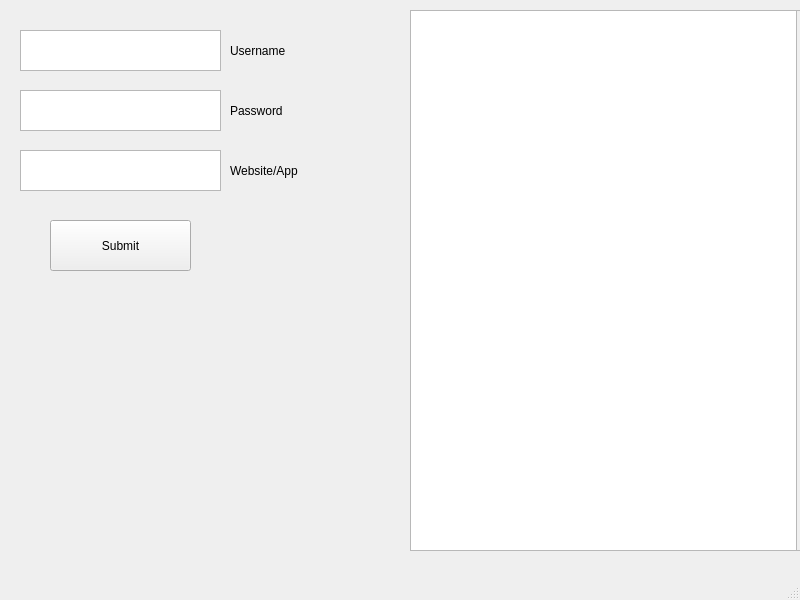
<?xml version="1.0" encoding="UTF-8"?>
<ui version="4.0">
 <class>MainWindow</class>
 <widget class="QMainWindow" name="MainWindow">
  <property name="geometry">
   <rect>
    <x>0</x>
    <y>0</y>
    <width>800</width>
    <height>600</height>
   </rect>
  </property>
  <property name="windowTitle">
   <string>MainWindow</string>
  </property>
  <widget class="QWidget" name="centralwidget">
   <widget class="QScrollArea" name="scrollArea">
    <property name="geometry">
     <rect>
      <x>410</x>
      <y>10</y>
      <width>401</width>
      <height>541</height>
     </rect>
    </property>
    <property name="widgetResizable">
     <bool>true</bool>
    </property>
    <widget class="QWidget" name="scrollAreaWidgetContents">
     <property name="geometry">
      <rect>
       <x>0</x>
       <y>0</y>
       <width>399</width>
       <height>539</height>
      </rect>
     </property>
     <widget class="QTextBrowser" name="textBrowser">
      <property name="geometry">
       <rect>
        <x>-5</x>
        <y>-9</y>
        <width>391</width>
        <height>551</height>
       </rect>
      </property>
     </widget>
    </widget>
   </widget>
   <widget class="QTextEdit" name="usernameEdit">
    <property name="geometry">
     <rect>
      <x>20</x>
      <y>30</y>
      <width>201</width>
      <height>41</height>
     </rect>
    </property>
   </widget>
   <widget class="QTextEdit" name="websiteEdit">
    <property name="geometry">
     <rect>
      <x>20</x>
      <y>150</y>
      <width>201</width>
      <height>41</height>
     </rect>
    </property>
   </widget>
   <widget class="QTextEdit" name="passwordEdit">
    <property name="geometry">
     <rect>
      <x>20</x>
      <y>90</y>
      <width>201</width>
      <height>41</height>
     </rect>
    </property>
   </widget>
   <widget class="QPushButton" name="submitButton">
    <property name="geometry">
     <rect>
      <x>50</x>
      <y>220</y>
      <width>141</width>
      <height>51</height>
     </rect>
    </property>
    <property name="text">
     <string>Submit</string>
    </property>
   </widget>
   <widget class="QLabel" name="username">
    <property name="geometry">
     <rect>
      <x>230</x>
      <y>40</y>
      <width>71</width>
      <height>21</height>
     </rect>
    </property>
    <property name="text">
     <string>Username</string>
    </property>
   </widget>
   <widget class="QLabel" name="password">
    <property name="geometry">
     <rect>
      <x>230</x>
      <y>100</y>
      <width>71</width>
      <height>21</height>
     </rect>
    </property>
    <property name="text">
     <string>Password</string>
    </property>
   </widget>
   <widget class="QLabel" name="websites">
    <property name="geometry">
     <rect>
      <x>230</x>
      <y>160</y>
      <width>71</width>
      <height>21</height>
     </rect>
    </property>
    <property name="text">
     <string>Website/App</string>
    </property>
   </widget>
  </widget>
  <widget class="QMenuBar" name="menubar">
   <property name="geometry">
    <rect>
     <x>0</x>
     <y>0</y>
     <width>800</width>
     <height>21</height>
    </rect>
   </property>
  </widget>
  <widget class="QStatusBar" name="statusbar"/>
 </widget>
 <resources/>
 <connections/>
</ui>
